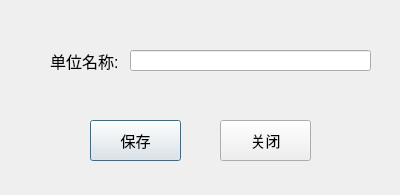
<?xml version="1.0" encoding="UTF-8"?>
<ui version="4.0">
 <class>Dialog</class>
 <widget class="QDialog" name="Dialog">
  <property name="geometry">
   <rect>
    <x>0</x>
    <y>0</y>
    <width>400</width>
    <height>195</height>
   </rect>
  </property>
  <property name="minimumSize">
   <size>
    <width>400</width>
    <height>195</height>
   </size>
  </property>
  <property name="maximumSize">
   <size>
    <width>400</width>
    <height>195</height>
   </size>
  </property>
  <property name="windowTitle">
   <string>添加企业</string>
  </property>
  <widget class="QLabel" name="label_enterprise_name">
   <property name="geometry">
    <rect>
     <x>50</x>
     <y>40</y>
     <width>71</width>
     <height>41</height>
    </rect>
   </property>
   <property name="font">
    <font>
     <pointsize>12</pointsize>
    </font>
   </property>
   <property name="text">
    <string>单位名称:</string>
   </property>
  </widget>
  <widget class="QLineEdit" name="lineEdit_enterprise_name">
   <property name="geometry">
    <rect>
     <x>130</x>
     <y>50</y>
     <width>241</width>
     <height>21</height>
    </rect>
   </property>
   <property name="font">
    <font>
     <pointsize>12</pointsize>
    </font>
   </property>
   <property name="text">
    <string/>
   </property>
  </widget>
  <widget class="QPushButton" name="button_add_enterprise">
   <property name="geometry">
    <rect>
     <x>90</x>
     <y>120</y>
     <width>91</width>
     <height>41</height>
    </rect>
   </property>
   <property name="font">
    <font>
     <family>等线</family>
     <pointsize>11</pointsize>
    </font>
   </property>
   <property name="text">
    <string>保存</string>
   </property>
  </widget>
  <widget class="QPushButton" name="button_save_and_close">
   <property name="geometry">
    <rect>
     <x>220</x>
     <y>120</y>
     <width>91</width>
     <height>41</height>
    </rect>
   </property>
   <property name="font">
    <font>
     <family>等线</family>
     <pointsize>11</pointsize>
    </font>
   </property>
   <property name="text">
    <string>关闭</string>
   </property>
  </widget>
 </widget>
 <resources/>
 <connections/>
</ui>
